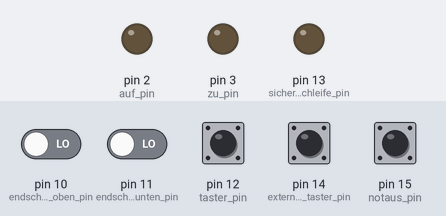
Recording of a sketch running on a simulated Arduino Uno, built with avr-gcc and run on an emulated ATmega328P. Parts: output pins drawn as LEDs (lit = HIGH). The inputs (shaded band) are chosen by the test bench; at power-on: pin 15 (notaus_pin) HIGH, pin 10 (endschalter_oben_pin), pin 11 (endschalter_unten_pin), pin 12 (taster_pin), pin 14 (externer_taster_pin) LOW. What the sketch prints to the serial monitor is not drawn.

Above: at 4.9 s.
At 43.85 s:
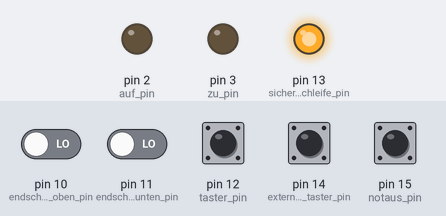
Timing chart, 0 to 44.5 s (numbered marks = the images above):
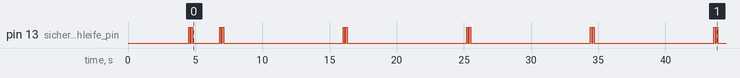

Measured:
- by itself, pin 13 (sicherheits_schleife_pin): LOW → HIGH at 4.5 s, → LOW 0.10 s later, → HIGH 0.10 s later, → LOW 0.10 s later, … (24 changes in this stretch)

The sketch:

Garagentorsteuerung.ino
```cpp
//Garagentorsteuerung

//Delays zwischen den verschiedenen operationen
//Können angepasst werden
int clockspeed_major = 1000; //1 Sekunde; nach dem blinken
int clockspeed_minor = 100; //0.100 Sekunde; zwischen dem blinken

//Input Pins
int endschalter_oben_pin = 10;
int endschalter_unten_pin = 11;
int taster_pin = 12;
int sicherheits_schleife_pin = 13;
int externer_taster_pin = 14;//zb für ESP oder Funk
int notaus_pin = 15;

boolean notaus_enabled = false;//Notaus aktiv  ----> //Wenn notaus aktiv -> Pin 15 High -> Alles OK; Pin 15 Low -> Keine Bedienung wird ausgeführt

//Output Pins
int auf_pin = 2;
int zu_pin = 3;

//Variableln
int AUF = 1;
int ZU = 0;

//Letzter stand
int last_state = 0; //0 ist zu, 1 ist auf

void setup() {
  //Serielle Kommunikation beginnen
  Serial.begin(115200);
  while (!Serial) {
    ; // wait for serial port to connect. Needed for native USB port only
  }

  //Kurzer delay bis serial vollständig initialisiert ist
  delay(1500);

  //Start der initialisierung
  Serial.println("Setup starten...");
  Serial.println(">> Serielle Kommunikation gestartet - Baud Rate: 115200");
  Serial.println("Initialisiere Pins...");
  delay(1000);

  //Die verschiedenen PINs initialisieren
  pinMode(taster_pin, INPUT);
  Serial.println(".in.1");
  pinMode(sicherheits_schleife_pin, INPUT);
  Serial.print(".in.2");
  pinMode(endschalter_unten_pin, INPUT);
  Serial.print(".in.3");
  pinMode(endschalter_oben_pin, INPUT);
  Serial.print(".in.4");
  pinMode(externer_taster_pin, INPUT);
  Serial.print(".in.5");
  pinMode(notaus_pin, INPUT);
  Serial.print(".in.6");
  delay(1000);

  pinMode(auf_pin, OUTPUT);
  Serial.println(".out.1");
  pinMode(zu_pin, OUTPUT);
  Serial.print(".out.2");

  digitalWrite(auf_pin, LOW);
  digitalWrite(zu_pin, LOW);

  pinMode(LED_BUILTIN, OUTPUT);
  delay(1000);

  Serial.println(">> Alle pin/gpio Einstellungen wurden vorgenommen");

  //Hinweis texte
  if (!notaus_enabled) {
    Serial.println(">> Info: Die Notaus Funktion ist nicht aktiv!");
  }

  if (digitalRead(sicherheits_schleife_pin) == LOW) {
    Serial.println(">> Info: Die Sicherheitsschleife ist unterbrochen.");
  }

}

void handleCLICMD(String CMD) {
//Hier werden zukünftig die befehle behandelt
}

void loop() {

  //LED Blinken und clockspeed
  blink();

  //lesen der verschiedenen werte der Inputs und Outputs
  int taster = digitalRead(taster_pin);
  int externer_taster = digitalRead(externer_taster_pin);
  int sicherheits_schleife = digitalRead(sicherheits_schleife_pin);
  int endschalter_oben = digitalRead(endschalter_oben_pin);
  int endschalter_unten = digitalRead(endschalter_unten_pin);
  int notaus = digitalRead(notaus_pin);

  //Eingabe befehle; zzt unbenutzt
  String cli_input = Serial.readString();
  handleCLICMD(cli_input);

  //Wenn notaus aktiv ist dann kann hier ein beliebiger code eingefügt werden
  if (notaus_enabled) {
    if (notaus == LOW) {
      Serial.println(">> Notaus ist betätigt! Keine Bedienung möglich!");
      //Hier einfügen was sonst noch passieren soll z.B. fahrt stoppen
      return;
    }
  }

  //Sicherheitsschleife ist unterbrochen -> Fahrt stoppen
  if (sicherheits_schleife == LOW || sicherheits_schleife == -1) {
    digitalWrite(zu_pin, LOW);
    digitalWrite(auf_pin, LOW);
    Serial.println(">> Sicherheitsschleife unterbrochen.");
    return;
  }

  //Taster gedrückt
  if (taster == HIGH || externer_taster == HIGH) {
    Serial.println(">> Taster ist gedrückt.");

    //Tor fährt bereits -> Fahrt stoppen
    if (digitalRead(auf_pin) == HIGH || digitalRead(zu_pin) == HIGH) {
      digitalWrite(zu_pin, LOW);
      digitalWrite(auf_pin, LOW);
      Serial.println(">> Aktive Torfahrt wurde gestoppt.");
      return;
    }

    //Tor ist auf -> Zu fahren
    if (endschalter_oben == HIGH) {
      digitalWrite(auf_pin, LOW);
      if (digitalRead(auf_pin) == LOW) {
        digitalWrite(zu_pin, HIGH);
        last_state = ZU;//state = 0-> Zu
        Serial.println(">> Tor zu fahren.");
      }
      return;
    }

    //Tor ist zu -> Auf fahren
    if (endschalter_unten == HIGH) {
      digitalWrite(zu_pin, LOW);
      if (digitalRead(zu_pin) == LOW) {
        digitalWrite(auf_pin, HIGH);
        last_state = AUF;//state = 1 -> Auf
        Serial.println(">> Tor auf fahren.");
      }
      return;
    }

    //Torstellung unbekannt -> letzter stand zu -> AUF ausführen
    if (endschalter_unten == LOW && endschalter_oben == LOW) {
      Serial.println(">> Torstellung unbekannt.");
      if (last_state == ZU) {
        digitalWrite(zu_pin, LOW);
        if (digitalRead(zu_pin) == LOW) {
          digitalWrite(auf_pin, HIGH);
          last_state = AUF;
          Serial.println(">> Tor auf fahren (Unbekannte Stellung)");
        }
        return;
      }

      //Torstellung unbekannt -> letzter stand auf -> ZU ausführen
      if (last_state == AUF) {
        digitalWrite(auf_pin, LOW);
        if (digitalRead(auf_pin) == LOW) {
          digitalWrite(zu_pin, HIGH);
          last_state = ZU;//state = 0-> Zu
          Serial.println(">> Tor zu fahren (Unbekannte Stellung)");
        }
        return;
      }

    }//end(
  }
}

int counter = 0;
int blink_count = 3;

void blink() {
  digitalWrite(LED_BUILTIN, counter < 2 ? HIGH : LOW);
  delay(clockspeed_minor);
  digitalWrite(LED_BUILTIN, LOW);
  delay(clockspeed_minor);
  digitalWrite(LED_BUILTIN, counter < 2 ? HIGH : LOW);
  delay(clockspeed_minor);
  digitalWrite(LED_BUILTIN, LOW);
  if (counter > blink_count) {
    counter = 0;
  }
  delay(clockspeed_major);
  counter ++;
}
```
